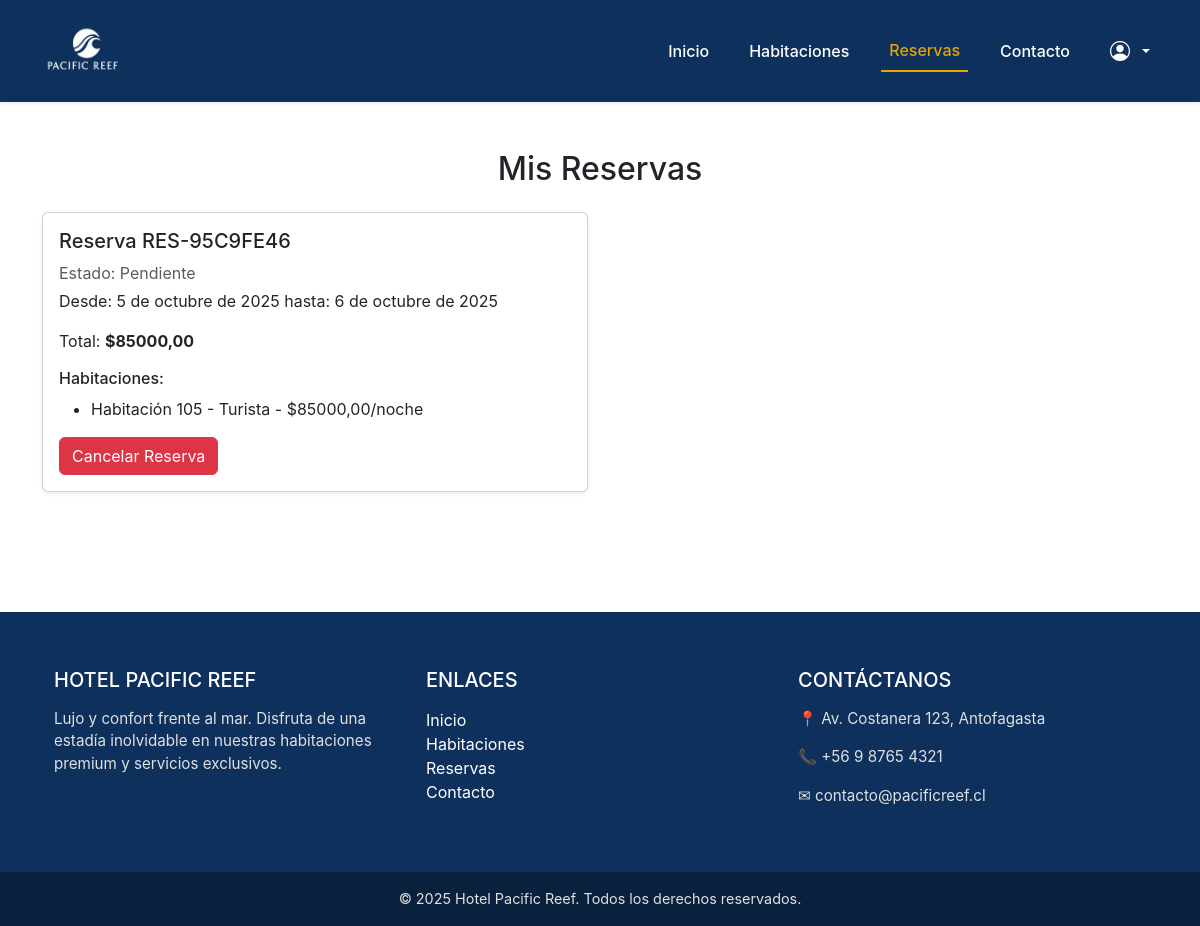
/reservas/ (signed in), run on an earlier commit of the app's database.
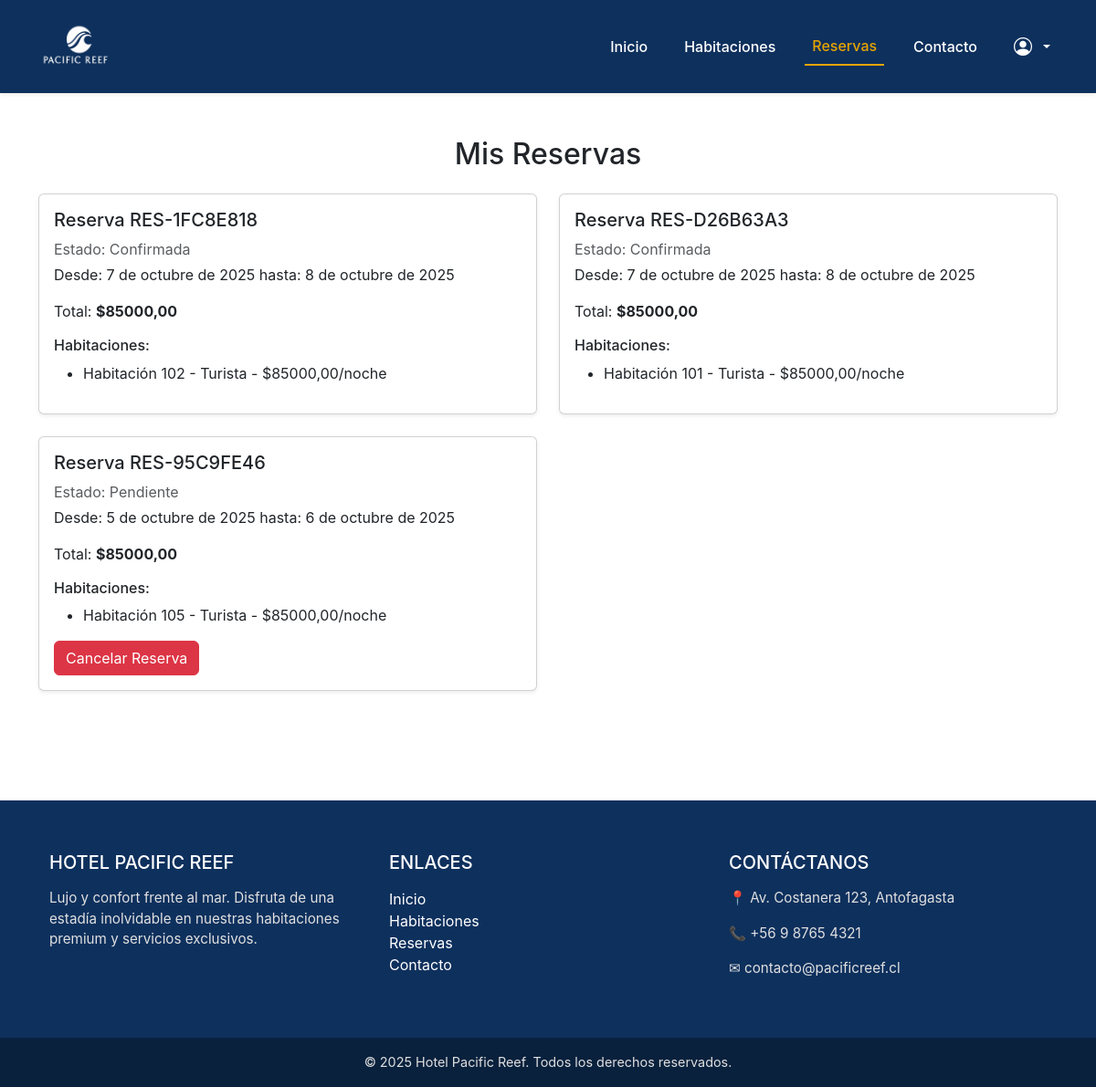
And on a later commit of the database.
### Hotel/models.py (models this page shows, shortened)
class Reserva(models.Model):
    codigo_reserva = models.CharField(max_length=50, unique=True)
    huesped = models.ForeignKey(
        Huesped, on_delete=models.CASCADE, related_name="reservas")
    fecha_inicio = models.DateField()
    fecha_fin = models.DateField()
    estado = models.CharField(max_length=30, default='Pendiente')
    total = models.DecimalField(max_digits=12, decimal_places=2)
    fecha_creacion = models.DateTimeField(auto_now_add=True)

class ReservaHabitacion(models.Model):
    reserva = models.ForeignKey(
        Reserva, on_delete=models.CASCADE, related_name="habitaciones")
    habitacion = models.ForeignKey(Habitacion, on_delete=models.CASCADE)
    precio_por_noche = models.DecimalField(max_digits=10, decimal_places=2)

class Habitacion(models.Model):
    ESTADO_CHOICES = [
        ('Disponible', 'Disponible'),
        ('Ocupada', 'Ocupada'),
        ('Limpieza', 'Limpieza'),
        ('Mantenimiento', 'Mantenimiento'),
        ('Reservada', 'Reservada'),
    ]
    CATEGORIA_CHOICES = [
        ('Turista', 'Turista'),
        ('Premium', 'Premium'),
    ]
    numero = models.CharField(max_length=10, unique=True)
    piso = models.IntegerField()
    categoria = models.CharField(max_length=50, choices=CATEGORIA_CHOICES)
    estado = models.CharField(max_length=30, choices=ESTADO_CHOICES, default='Disponible')
    precio_diario = models.DecimalField(max_digits=10, decimal_places=2)
    descripcion = models.TextField(blank=True, null=True)
    imagen_principal = models.ImageField(upload_to='habitaciones/', blank=True, null=True)
    capacidad = models.IntegerField(default=2)
    equipamiento = models.TextField(blank=True, null=True, help_text="Lista de equipamiento separado por comas")

### Hotel/views.py (the view)
# urls.py: path("reservas/", views.ver_reservas, name="ver_reservas"),
def ver_reservas(request):
    if not request.session.get("huesped_id"):
        messages.warning(request, "Debe iniciar sesión para ver sus reservas.")
        return redirect("login")
    huesped = Huesped.objects.get(id=request.session["huesped_id"])
    reservas_list = Reserva.objects.filter(huesped=huesped).order_by("-fecha_creacion")
    return render(request, "reservas.html", {"reservas": reservas_list})

### Hotel/templates/reservas.html (shortened to what this page needs)
{% extends "base.html" %}
{% load static %}
{% block content %}
<div class="container py-5">
    <h2 class="text-center mb-4">Mis Reservas</h2>
    {% if reservas %}
    <div class="row">
        {% for reserva in reservas %}
        <div class="col-md-6 mb-4">
            <div class="card shadow-sm h-100">
                <div class="card-body">
                    <h5 class="card-title">Reserva {{ reserva.codigo_reserva }}</h5>
                    <p class="text-muted mb-1">Estado: {{ reserva.estado }}</p>
                    <p>Desde: {{ reserva.fecha_inicio }} hasta: {{ reserva.fecha_fin }}</p>
                    <p>Total: <strong>${{ reserva.total }}</strong></p>
                    <h6>Habitaciones:</h6>
                    <ul>
                        {% for rh in reserva.habitaciones.all %}
                        <li>Habitación {{ rh.habitacion.numero }} - {{ rh.habitacion.categoria }} - ${{ rh.precio_por_noche }}/noche</li>
                        {% endfor %}
                    </ul>
                    {% if reserva.estado == 'Pendiente' %}
                    <form method="post" action="{% url 'cancelar_reserva' reserva.id %}">
                        <button type="submit" class="btn btn-danger">Cancelar Reserva</button>
                    </form>
                    {% endif %}
                </div>
            </div>
        </div>
        {% endfor %}
    </div>
    {% else %}
        <p class="text-center text-muted">No tienes reservas realizadas.</p>
    {% endif %}
</div>
{% endblock %}

### Hotel/templates/base.html (shortened to what this page needs)
{% load static %}
<!DOCTYPE html>
<html lang="es">
<head>
    <link href="https://cdn.jsdelivr.net/npm/bootstrap@5.3.3/dist/css/bootstrap.min.css" rel="stylesheet">
    <link rel="stylesheet" href="https://cdnjs.cloudflare.com/ajax/libs/font-awesome/6.4.0/css/all.min.css">
    <link href="https://cdn.jsdelivr.net/npm/bootstrap-icons@1.11.3/font/bootstrap-icons.css" rel="stylesheet">
    <link rel="stylesheet" href="{% static 'css/styles.css' %}?v={% now 'YmdHis' %}">
</head>
<body>
<header>
  <nav class="navbar navbar-expand-lg navbar-dark custom-navbar shadow-sm py-3">
    <div class="container">
      <a class="navbar-brand d-flex align-items-center" href="{% url 'home' %}">
        <img src="{% static 'img/logo.png' %}" alt="Hotel Pacific Reef" class="logo me-2" style="height:60px;">
      </a>
      <div class="collapse navbar-collapse justify-content-end" id="navbarNav">
        <ul class="navbar-nav align-items-lg-center gap-lg-4">
          <li class="nav-item">
            <a class="nav-link {% if request.path == '/' %}active{% endif %}" href="{% url 'home' %}">Inicio</a>
          </li>
          <li class="nav-item">
            <a class="nav-link {% if request.path == '/habitaciones/' %}active{% endif %}" href="{% url 'buscar_habitaciones' %}">Habitaciones</a>
          </li>
          <li class="nav-item">
            <a class="nav-link {% if request.path == '/reservas/' %}active{% endif %}" href="{% url 'ver_reservas' %}">Reservas</a>
          </li>
          <li class="nav-item">
            <a class="nav-link">Contacto</a>
          </li>
          {% if request.session.huesped_id %}
            <li class="nav-item dropdown">
              <a class="nav-link dropdown-toggle d-flex align-items-center" href="#" id="userMenu"
                 role="button" data-bs-toggle="dropdown">
                <i class="bi bi-person-circle fs-5 me-2"></i> {{ request.session.huesped_nombre }}
              </a>
            </li>
          {% else %}
            <li class="nav-item">
              <a class="btn btn-warning ms-lg-3 px-4 rounded-pill d-flex align-items-center" href="{% url 'login' %}">
                <i class="bi bi-person-circle fs-5 me-2"></i> Ingresar
              </a>
            </li>
          {% endif %}
        </ul>
      </div>
    </div>
  </nav>
</header>
<main>
    {% block content %}{% endblock %}
</main>
<footer class="custom-footer text-center text-lg-start mt-5">
    <div class="container p-4">
        <div class="row">
            <div class="col-lg-4 col-md-6 mb-4">
                <h5 class="text-uppercase text-white">Hotel Pacific Reef</h5>
                <p class="text-footer">
                    Lujo y confort frente al mar. Disfruta de una estadía inolvidable en nuestras habitaciones premium y servicios exclusivos.
                </p>
            </div>
            <div class="col-lg-4 col-md-6 mb-4">
                <h5 class="text-uppercase text-white">Enlaces</h5>
                <ul class="list-unstyled mb-0">
                    <li><a href="#" class="footer-link">Inicio</a></li>
                    <li><a href="#" class="footer-link">Habitaciones</a></li>
                    <li><a href="#" class="footer-link">Reservas</a></li>
                    <li><a href="#" class="footer-link">Contacto</a></li>
                </ul>
            </div>
            <div class="col-lg-4 col-md-12 mb-4">
                <h5 class="text-uppercase text-white">Contáctanos</h5>
                <p class="text-footer">📍 Av. Costanera 123, Antofagasta</p>
                <p class="text-footer">📞 +56 9 8765 4321</p>
                <p class="text-footer">✉ contacto@pacificreef.cl</p>
            </div>
        </div>
    </div>
    <div class="text-center p-3 footer-bottom">
        © 2025 Hotel Pacific Reef. Todos los derechos reservados.
    </div>
</footer>
</body>
</html>

### Hotel/static/css/styles.css (style rules this page uses)
:root { --azul-pacifico: #0E305D; --turquesa-coral: #2AB7CA; --arena-suave: #F5E3C3; --oro-arena: #E6A500; --gris-perla: #E0E0E0; --blanco-puro: #FFFFFF; }
body { font-family: -apple-system, BlinkMacSystemFont, 'Segoe UI', Roboto, sans-serif; }
.custom-navbar { background-color: var(--azul-pacifico); padding: 0.8rem 1rem; }
.logo { height: 70px; }
.custom-navbar .nav-link { color: var(--blanco-puro); font-weight: 500; transition: color 0.3s ease, border-bottom 0.3s ease; padding: 0.5rem 0.8rem; }
.custom-navbar .nav-link.active { color: var(--oro-arena); border-bottom: 2px solid var(--oro-arena); }
.custom-footer { background-color: var(--azul-pacifico); color: var(--blanco-puro); padding-top: 2rem; }
.custom-footer h5 { color: var(--oro-arena); margin-bottom: 1rem; }
.text-footer { color: var(--gris-perla); font-size: 0.95rem; }
.footer-link { color: var(--blanco-puro); text-decoration: none; transition: color 0.3s ease; }
.footer-bottom { background-color: #09213d; color: var(--gris-perla); font-size: 0.9rem; }

What changed in the data, as far as the page shows it:
added Reserva: codigo_reserva "RES-1FC8E818", estado "Confirmada", fecha_inicio "7 de octubre de 2025", fecha_fin "8 de octubre de 2025", total "85000,00"
added ReservaHabitacion: habitacion.numero "102", habitacion.categoria "Turista", precio_por_noche "85000,00", shown under "RES-1FC8E818"
added Reserva: codigo_reserva "RES-D26B63A3", estado "Confirmada", fecha_inicio "7 de octubre de 2025", fecha_fin "8 de octubre de 2025", total "85000,00"
added ReservaHabitacion: habitacion.numero "101", habitacion.categoria "Turista", precio_por_noche "85000,00", shown under "RES-D26B63A3"
